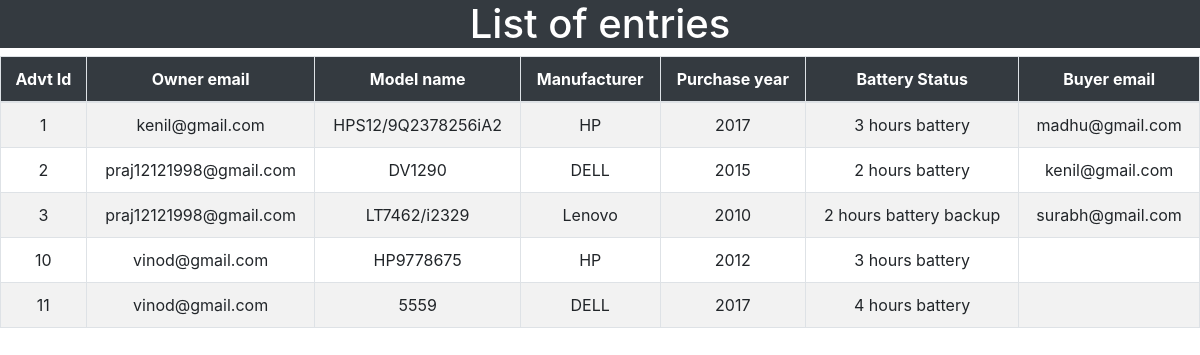
/laptop_summary.php, run on the app's committed database.
### tables this page shows
CREATE TABLE `laptop` (
  `product_id` int(100) NOT NULL,
  `manufacturer` varchar(255) DEFAULT NULL,
  `model_name` varchar(255) DEFAULT NULL,
  `year_of_purchase` varchar(255) DEFAULT NULL,
  `battery_status` varchar(255) DEFAULT NULL,
  `ad_description` varchar(255) DEFAULT NULL,
  `expected_price` varchar(255) DEFAULT NULL
);

CREATE TABLE `advertisement` (
  `advt_id` int(100) NOT NULL,
  `item_name` varchar(255) DEFAULT NULL,
  `item_type` varchar(255) DEFAULT NULL,
  `date_of_init` varchar(255) DEFAULT NULL,
  `date_of_exp` varchar(255) DEFAULT NULL,
  `owner_id` varchar(255) DEFAULT NULL,
  `buyer_id` varchar(255) DEFAULT NULL
);

### laptop_summary.php (the view, shortened to what this page needs)
<html>
    <head>
<link rel="stylesheet" href="https://maxcdn.bootstrapcdn.com/bootstrap/4.5.2/css/bootstrap.min.css">
</head>
<body>
<div class="main-div">
    <h1 class="text-center text-white bg-dark">List of entries</h1>
          <div class="center-div">
        <div class="table-responsive">
            <table class="table table-bordered table-striped table-hover text-center">
                <thead class="bg-dark text-white">
                    <tr>
                        <th>Advt Id</th>
                        <th>Owner email</th>
                        <th>Model name</th>
                        <th>Manufacturer</th>
                        <th>Purchase year</th>
                        <th>Battery Status</th>
                        <th>Buyer email</th>
                   </tr>
                </thead>
                <tbody>
                <?php
                    $username= "root";
                    $password = "";
                    $server = 'localhost';
                    $db = 'olx';
                    $con = mysqli_connect($server,$username,$password,$db);
                   $selectquery = "select a.advt_id,a.owner_id,b.manufacturer,b.model_name,b.year_of_purchase,b.battery_status,a.buyer_id from advertisement a inner join laptop b on a.advt_id=b.product_id;";
                    $query = mysqli_query($con,$selectquery);
                    while($res = mysqli_fetch_array($query)){
                        ?>
                        <tr>
                        <td><?php echo $res['advt_id'];?></td>
                        <td><?php echo $res['owner_id'];?></td>
                        <td><?php echo $res['model_name'];?></td>
                        <td><?php echo $res['manufacturer'] ?></td>
                        <td><?php echo $res['year_of_purchase'] ?></td>
                        <td><?php echo $res['battery_status'];?></td>
                        <td><?php echo $res['buyer_id'];?></td>
                        </tr>
                    <?php
                    }
                    ?>
                </tbody>
            </table>
        </div>
    </div>
</body>
</html>

### data on the page
laptop: product_id.advt_id "1", product_id.owner_id "kenil@gmail.com", model_name "HPS12/9Q2378256iA2", manufacturer "HP", year_of_purchase "2017", battery_status "3 hours battery", product_id.buyer_id "madhu@gmail.com"
laptop: product_id.advt_id "2", product_id.owner_id "praj12121998@gmail.com", model_name "DV1290", manufacturer "DELL", year_of_purchase "2015", battery_status "2 hours battery", product_id.buyer_id "kenil@gmail.com"
laptop: product_id.advt_id "3", product_id.owner_id "praj12121998@gmail.com", model_name "LT7462/i2329", manufacturer "Lenovo", year_of_purchase "2010", battery_status "2 hours battery backup", product_id.buyer_id "surabh@gmail.com"
laptop: product_id.advt_id "10", product_id.owner_id "vinod@gmail.com", model_name "HP9778675", manufacturer "HP", year_of_purchase "2012", battery_status "3 hours battery"
laptop: product_id.advt_id "11", product_id.owner_id "vinod@gmail.com", model_name "5559", manufacturer "DELL", year_of_purchase "2017", battery_status "4 hours battery"
